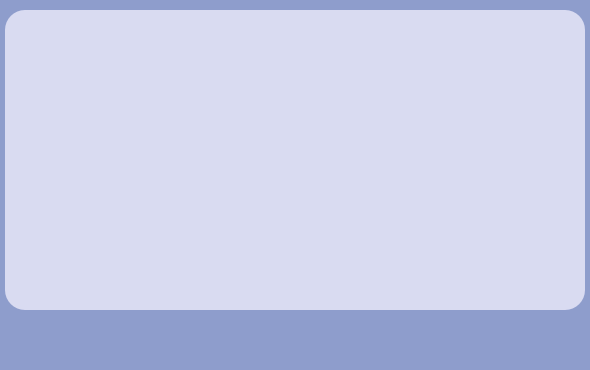
<?xml version="1.0" encoding="UTF-8"?>
<ui version="4.0">
 <class>healthyPatients</class>
 <widget class="QMainWindow" name="healthyPatients">
  <property name="geometry">
   <rect>
    <x>0</x>
    <y>0</y>
    <width>590</width>
    <height>370</height>
   </rect>
  </property>
  <property name="windowTitle">
   <string>MainWindow</string>
  </property>
  <property name="styleSheet">
   <string notr="true">QWidget {
background-color: rgb(142, 157, 204);
}</string>
  </property>
  <widget class="QWidget" name="centralwidget">
   <widget class="QTableWidget" name="healthyPatientsTable">
    <property name="geometry">
     <rect>
      <x>5</x>
      <y>10</y>
      <width>580</width>
      <height>300</height>
     </rect>
    </property>
    <property name="styleSheet">
     <string notr="true">QTableWidget {
    background-color: #D9DBF1;
    color: #000000;
    border-radius: 20px;
    font-family: 'Gogh';
    font-weight: 500;
    font-size: 15px;
}

QTableWidget::item:hover {
    border-right: 0.5px solid #E5E5E5;
}

QTableWidget::item:selected {
    background-color: #A9B9E3;
    border: none;
}

QTableWidget::item:hover:selected {
    background-color: #A9B9E3;
    border-right: 0.5px solid #E5E5E5;
}</string>
    </property>
   </widget>
  </widget>
  <widget class="QMenuBar" name="menubar">
   <property name="geometry">
    <rect>
     <x>0</x>
     <y>0</y>
     <width>590</width>
     <height>21</height>
    </rect>
   </property>
  </widget>
  <widget class="QStatusBar" name="statusbar"/>
 </widget>
 <resources/>
 <connections/>
</ui>
